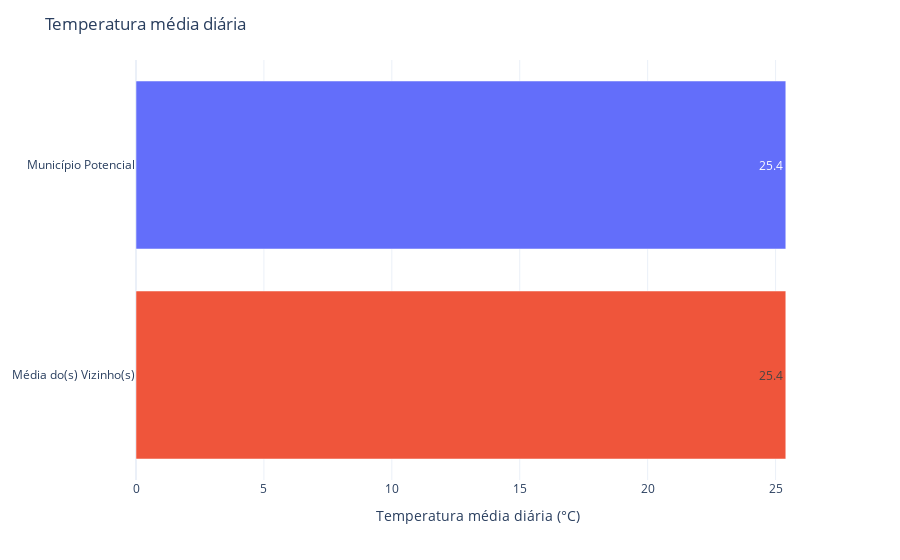

The cell this chart's notebook holds for it:
### Code cell
bar_plot(
        df = comp_df('TEMP_MED', mun_df, all_muns, neighs), 
        x = 'TEMP_MED', 
        y = 'NOME', 
        title = 'Temperatura média diária', 
        leg_x = "Temperatura média diária (°C)",
        leg_y = None ,
        text = 'TEMP_MED'
        )

### Figure 1 — Plotly figure (JSON) as saved in the notebook; plotly's stock layout.template omitted (floating-point values rounded to 4 significant figures)
{"data": [{"alignmentgroup": "True", "hovertemplate": "NOME=%{y}<br>TEMP_MED=%{text}<extra></extra>", "legendgroup": "Município Potencial", "marker": {"color": "#636efa", "pattern": {"shape": ""}}, "name": "Município Potencial", "offsetgroup": "Município Potencial", "orientation": "h", "showlegend": false, "text": [25.4], "textposition": "auto", "type": "bar", "x": [25.4], "xaxis": "x", "y": ["Município Potencial"], "yaxis": "y"}, {"alignmentgroup": "True", "hovertemplate": "NOME=%{y}<br>TEMP_MED=%{text}<extra></extra>", "legendgroup": "Média do(s) Vizinho(s)", "marker": {"color": "#EF553B", "pattern": {"shape": ""}}, "name": "Média do(s) Vizinho(s)", "offsetgroup": "Média do(s) Vizinho(s)", "orientation": "h", "showlegend": false, "text": [25.4], "textposition": "auto", "type": "bar", "x": [25.4], "xaxis": "x", "y": ["Média do(s) Vizinho(s)"], "yaxis": "y"}], "layout": {"barmode": "relative", "legend": {"title": {"text": "NOME"}, "tracegroupgap": 0}, "margin": {"t": 60}, "title": {"text": "Temperatura média diária"}, "xaxis": {"anchor": "y", "domain": [0, 1], "title": {"text": "Temperatura média diária (°C)"}}, "yaxis": {"anchor": "x", "categoryarray": ["Média do(s) Vizinho(s)", "Município Potencial"], "categoryorder": "array", "domain": [0, 1], "title": {}}}}
